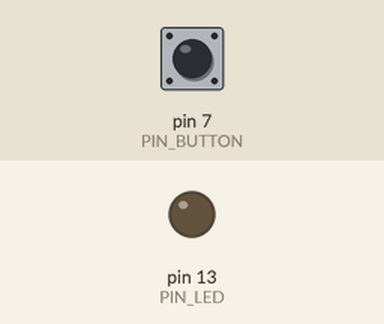
Recording of a sketch running on a simulated Arduino Uno, built with avr-gcc and run on an emulated ATmega328P. Parts: output pins drawn as LEDs (lit = HIGH). The test bench sets the inputs (shaded band); at power-on: pin 7 (PIN_BUTTON) LOW.

Above: at 1.2 s.
1.3 s: pin 7 (PIN_BUTTON) pulled HIGH for 0.15 s
At 1.37 s:
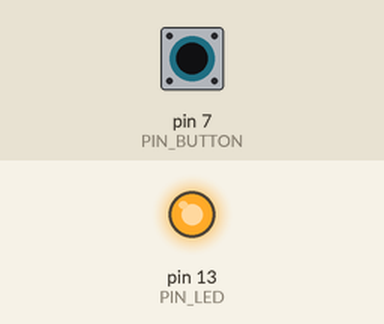
2.9 s: pin 7 (PIN_BUTTON) pulled HIGH for 3.2 s
At 6.6 s:
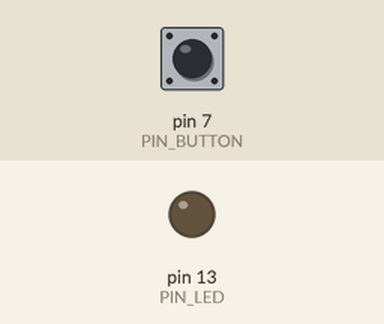
Timing chart, 0 to 8.1 s (numbered marks = the images above; inputs shaded):
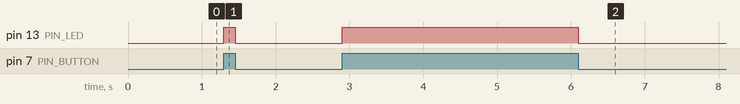

The sketch:

_11_Push_Button_and_Led.ino
```cpp
/*
   Programar: Push_Button_and_Led
   Autor: Joab Torres Alencar
   Curso: Tecnologo em Análise  e Desenvolvimento de Sistemas - Turma 2015
*/

#define PIN_BUTTON 7

#define PIN_LED 13

/*
  Função: setup() - executa somente uma vez no projeto
*/
void setup() {
  pinMode(PIN_BUTTON, INPUT);
  pinMode(PIN_LED, OUTPUT);
}

/*
  Função: Loop() - Executa infinitamente no projeto desde que o arduino esteja ligado!
*/
void loop() {

  if (digitalRead(PIN_BUTTON)) {
    digitalWrite(PIN_LED, HIGH);
  } else {
    digitalWrite(PIN_LED, LOW);
  }

}
```

Measured:
- after the input at 1.3 s, pin 13 (PIN_LED): LOW → HIGH at once, → LOW 0.15 s later
- after the input at 2.9 s, pin 13 (PIN_LED): LOW → HIGH at once, → LOW 3.2 s later
